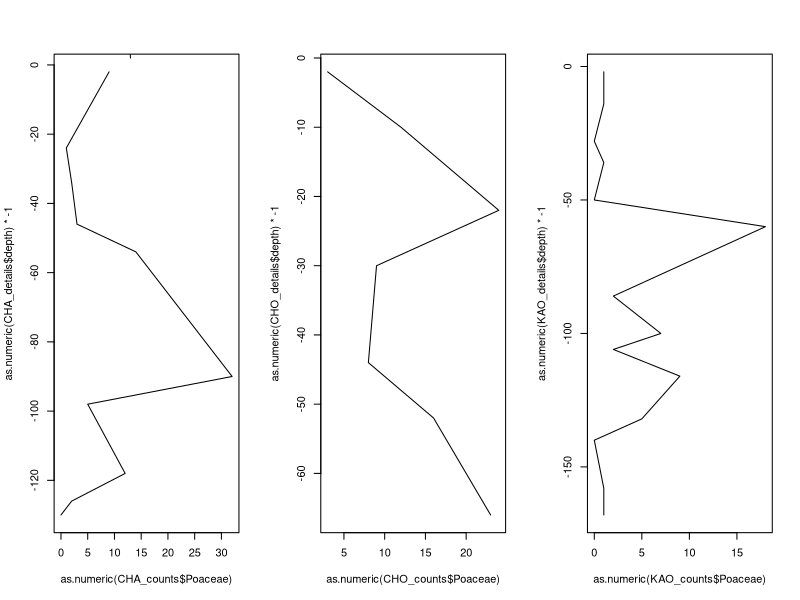
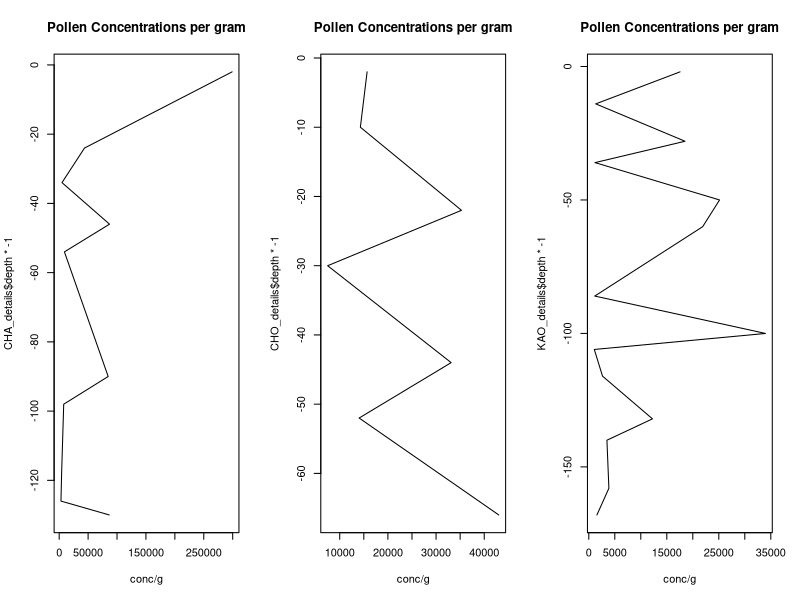
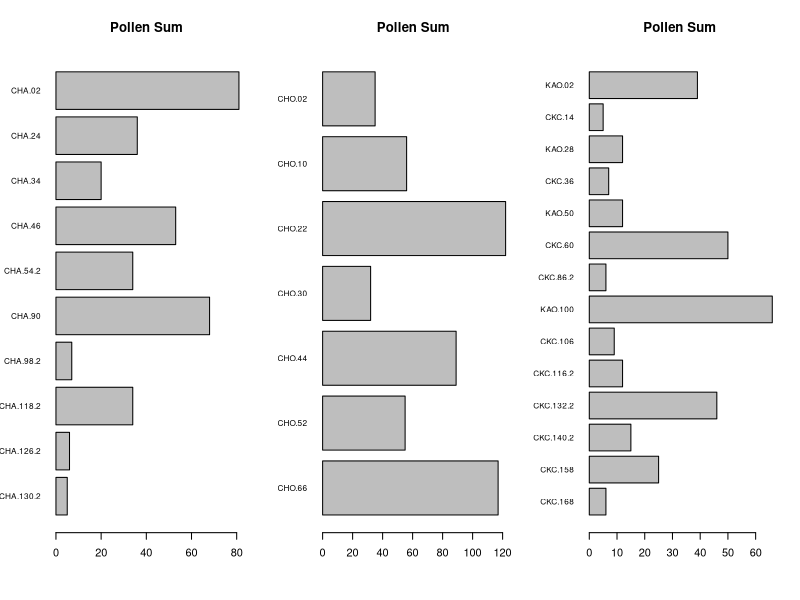
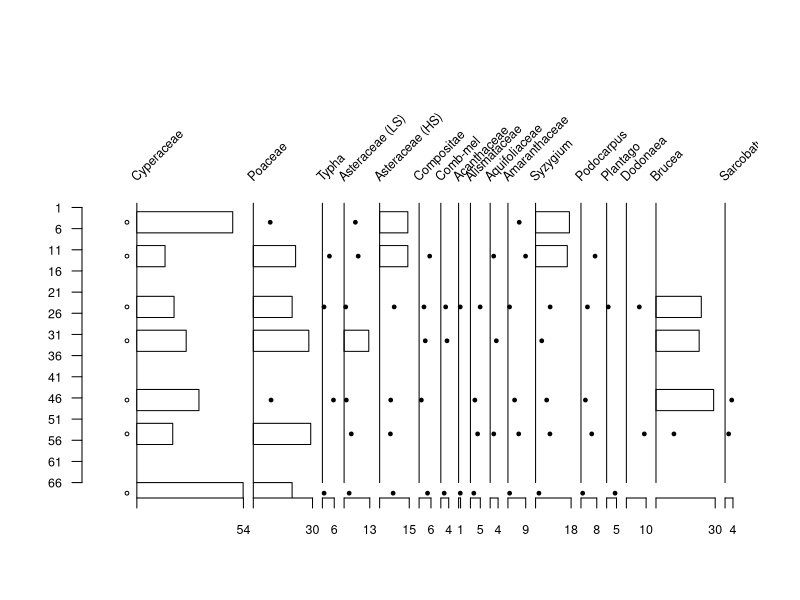

The R script that drew these images, in order:
###Basic plotting of Gamo Results for SAA Poster

#Necessary Functions

plottR=function(x,y,
                percent=TRUE,
                spacing=5,
                min_LYCO=0,
                min_PHYT=0,
                min_POL=0,
                scale_exclude=FALSE,
                stacked=FALSE,
                set_windows=FALSE,
                window_size=100,
                stem_labels=NA,
                exclude_columns=NA,
                exclude_size=25,
                #exclude=NA, #Let's lose the "exclude" command, include "independent" plotting?
                plot_boxes=TRUE,
                box_width=5,
                pl_colors=0,
                sample_lines=FALSE,
                by_depth=TRUE,
                plot_title=NA,
                point_limit=1,
                log_concentrations=FALSE,
                manual_range=FALSE,
                min_y=0,
                max_y=100,
                label_buffer=75,
                label_anchor=5,
                plot_zones=FALSE,
                clust=NA,
                n_groups=3,
                zone_labels=NA
                #aspct_ratio=
)
{ 
  if(class(stem_labels)=="character"){
    taxa=stem_labels
  } else {
    taxa=colnames(x)
  }
  
  
  if(percent==TRUE){ #Path for calculating percents rather than raw values ###CALCULATING PERCENTS IS STUPID
    
    #Scan for values to exclude
    LYCO_n=y$LYCO_n
    x=x[LYCO_n>min_LYCO,]
    
    if(by_depth==FALSE){
      all_sample_depths=y$cal_BP
      cut_sample_depths=all_sample_depths[LYCO_n<=min_LYCO]
      use_sample_depths=all_sample_depths[LYCO_n>min_LYCO]
    } else {
      all_sample_depths=y$depth
      cut_sample_depths=all_sample_depths[LYCO_n<=min_LYCO]
      use_sample_depths=all_sample_depths[LYCO_n>min_LYCO]
    }
    
    
    #Need maximum widths of each type
    #taxa=colnames(x) - testing something here
    x[is.na(x)] = 0
    x_max=apply(x,2,max)
    
    if(scale_exclude==TRUE){ #We're dropping in spaces for the appended data
      x_max[(length(x_max)-(length(exclude_columns)-1)):length(x_max)]=exclude_size
    }
    
    windows=ceiling(x_max) #Each morphotype gets a "window" set just above its max value.
    
    anchors=vector("numeric",length=length(windows))
    for(i in 1:length(anchors)){
      if(i==1){
        anchors[i]=0
      } else {
        anchors[i]=sum(windows[1:(i-1)])+(spacing*(i-1))
      }
    }
    
    plot_width=sum(windows)+(spacing*(length(windows)-1)) #Total width for the plot in percent.
    
    if(by_depth==TRUE){ #Fork here to plot by date
      y_var=y$depth[LYCO_n>min_LYCO]
    } else {
      y_var=y$cal_BP[LYCO_n>min_LYCO] #First crack at adding dates... 3.6.2024-CAK
    } #this is where you would add dates if applicable
    
    #Break here to add if statement to manage y axis plotting.
    if(manual_range==FALSE){
      plot(0,0,xlim=c(0-(plot_width*0.05),plot_width),ylim=c(max(y_var)*-1,label_buffer),pch=NA,ann=FALSE,axes=FALSE) 
      #Do we need divergent paths for plotting by date or depth?
    } else {
      plot(0,0,xlim=c(0-(plot_width*0.05),plot_width),ylim=c(max_y*-1,(min_y+label_buffer)),pch=NA,ann=FALSE,axes=FALSE)
    }
    ### Plotting uses manual manipulation of the upper part of the y axis to create space for labels. This needs to be managed as a %. 
    
    if(is.character(plot_title)==TRUE){
      title(main=plot_title)
    }
    
    #if(plot_zones==TRUE){ #adjusting anchors and taxa list for zone title
    #  anchors=c(0-(plot_width*0.049),anchors)
    #  taxa = c("zones",taxa)
    #}
    
    text(anchors,label_anchor,labels=taxa,srt=45,adj=c(0,0),cex=0.75)
    #This is where we break it for mannual_range
    if(manual_range==FALSE){
      axis(2,seq(max(y_var)*-1,0,5),las=1,labels=seq(max(y_var),0,-5),cex.axis=0.75)
    } else {
      axis(2,seq(max_y*-1,min_y*-1,max_y*0.05),las=1,labels=seq(max_y,min_y,max_y*-0.05),cex.axis=0.75)
    }
    
    
    for(i in 1:ncol(x)){ #Loop for plotting data by columns, note that everything that's submitted gets plotted, "exclude" only refers to % calculation
      top_pts=c(rep(anchors[i],2))
      btm_pts=c(0,max(y_var)*-1)
      #print(c(top_pts,btm_pts)) #Testing if this was working, if there's problems, try turning this on.
      #Forking here to manage drawing stems
      if(manual_range==TRUE){
        btm_pts=c(min_y,max_y)*-1
      }
      lines(top_pts,btm_pts)
      
      if(plot_boxes==TRUE){ #Splitting path here to focus on plotting boxes, can incorporate polygons later...
        if(scale_exclude==TRUE){
          if(i<ncol(x)-(length(exclude_columns)-1)){
            for(ii in 1:nrow(x)){
              if(x[ii,i]>point_limit){
                box_x=c(0,0,x[ii,i],x[ii,i])+anchors[i]
                box_y=c(y_var[ii],y_var[ii]+box_width,y_var[ii]+box_width,y_var[ii])*-1
                #polygon(box_x,box_y,col="black")
                polygon(box_x,box_y,col=pl_colors[i])
              } else {
                pch_val=21
                pch_val[x[ii,i]==0]=NA
                points(x[ii,i]+anchors[i],(y_var[ii]+(box_width*0.5))*-1,pch=pch_val,bg="black",cex=0.5)
              }
              
            }
          } else {
            box_mx=max(x[,i],na.rm=TRUE)
            box_pr=x[,i]/box_mx
            box_points=box_pr*exclude_size
            for(ii in 1:nrow(x)){
              box_x=c(0,0,box_points[ii],box_points[ii])+anchors[i]
              box_y=c(y_var[ii],y_var[ii]+box_width,y_var[ii]+box_width,y_var[ii])*-1
              #polygon(box_x,box_y,col="black")
              polygon(box_x,box_y,col=pl_colors[i])
            }
          }
        } else {
          for(ii in 1:nrow(x)){
            if(x[ii,i]>point_limit){
              box_x=c(0,0,x[ii,i],x[ii,i])+anchors[i]
              box_y=c(y_var[ii],y_var[ii]+box_width,y_var[ii]+box_width,y_var[ii])*-1
              #polygon(box_x,box_y,col="black")
              polygon(box_x,box_y,col=pl_colors[i])
            } else {
              pch_val=21
              pch_val[x[ii,i]==0]=NA
              points(x[ii,i]+anchors[i],(y_var[ii]+(box_width*0.5))*-1,pch=pch_val,bg="black",cex=0.5)
            }
            
          }
        }
        
        
        
      } else { #This is where we do polygons
        
        if(scale_exclude==TRUE){
          if(i<ncol(x)-(length(exclude_columns)-1)){
            
            x_points = c(x[,i],rep(0,length(x[,i])))+anchors[i]
            y_points = c(y_var,rev(y_var))*-1
            polygon(x_points,y_points, col=pl_colors[i])
            
            for(ii in 1:nrow(x)){
              if(x[ii,i]>point_limit){
                if(sample_lines==TRUE){
                  lines(c(0,x[ii,i])+anchors[i],c(y_var[ii],y_var[ii])*-1)
                }
                #box_x=c(0,0,x[ii,i],x[ii,i])+anchors[i]
                #box_y=c(y_var[ii],y_var[ii]+box_width,y_var[ii]+box_width,y_var[ii])*-1
                #polygon(box_x,box_y,col="black")
                #polygon(box_x,box_y,col=pl_colors[i])
              } else {
                pch_val=21
                pch_val[x[ii,i]==0]=NA
                points(x[ii,i]+anchors[i],(y_var[ii]+(box_width*0.5))*-1,pch=pch_val,bg="black",cex=0.5)
              }
              
            }
          } else {
            box_mx=max(x[,i],na.rm=TRUE)
            box_pr=x[,i]/box_mx
            box_points=box_pr*exclude_size
            
            x_points = c(box_points,rep(0,length(box_points)))+anchors[i]
            y_points = c(y_var,rev(y_var))*-1
            #x_points=c(box_points,rep(0,length(box_points)))
            #y_points=c(y_var,rev(y_var))
            
            polygon(x_points,y_points,col=pl_colors[i])
            
            for(ii in 1:nrow(x)){
              #box_x=c(0,0,box_points[ii],box_points[ii])+anchors[i]
              #box_y=c(y_var[ii],y_var[ii]+box_width,y_var[ii]+box_width,y_var[ii])*-1
              #polygon(box_x,box_y,col="black")
              #polygon(box_x,box_y,col=pl_colors[i])
            }
          }
        } else {
          
          x_points = c(x[,i],rep(0,length(x[,i])))+anchors[i]
          y_points = c(y_var,rev(y_var))*-1
          polygon(x_points,y_points, col=pl_colors[i])
          
          for(ii in 1:nrow(x)){
            if(x[ii,i]>point_limit){
              if(sample_lines==TRUE){
                lines(c(0,x[ii,i])+anchors[i],c(y_var[ii],y_var[ii])*-1)
              }
              #box_x=c(0,0,x[ii,i],x[ii,i])+anchors[i]
              #box_y=c(y_var[ii],y_var[ii]+box_width,y_var[ii]+box_width,y_var[ii])*-1
              #polygon(box_x,box_y,col="black")
              #polygon(box_x,box_y,col=pl_colors[i])
            } else {
              pch_val=21
              pch_val[x[ii,i]==0]=NA
              points(x[ii,i]+anchors[i],(y_var[ii]+(box_width*0.5))*-1,pch=pch_val,bg="black",cex=0.5)
            }
            
          }
        }
        
        
        
      }
      
      if(i<ncol(x)-(length(exclude_columns)-1)){
        axis(1,at=c(anchors[i],anchors[i]+windows[i]),labels=c(NA,windows[i]),cex.axis=0.75)
      } else {
        axis(1,at=c(anchors[i],anchors[i]+windows[i]),labels=c(NA,ceiling(max(x[,i],na.rm=TRUE))),cex.axis=0.75)
      }
      
      #HOLD POINT FOR ZONES
      
    } #Closing column plotting loop.
    
    if(plot_zones==TRUE){ ###Adding zones to plots, supply a chclust object and n groups.
      clusters = cutree(clust, k = n_groups)
      text_anchors=vector("numeric",length = length(n_groups))
      text(0-(plot_width*0.04),label_anchor,labels="zones",srt=45,adj=c(0,0),cex=0.75) #adding zone label
      if(class(zone_labels)=="character"){
        
      } 
      else {
        zone_labels=as.character(c(1:n_groups))
      }
      for(j in 2:n_groups){ #Now we find lines between the major groups. Can append this to the cluster building.
        xj = max(y_var[clusters == j-1])*-1
        yj = min(y_var[clusters == j])*-1
        b = (xj + (yj - xj)/2)
        lines(c(0-(plot_width*0.05),plot_width), c(b, b), lty = 3)
        text_anchors[j]=b
      }
      for(k in 1:n_groups){
        if(k!=n_groups){
          text(0-(plot_width*0.03),text_anchors[k+1]+((text_anchors[k]-text_anchors[k+1])/2),zone_labels[k],cex=0.6,adj=c(1,0))
        } else {
          text(0-(plot_width*0.03),text_anchors[k]-((text_anchors[k]+max_y)/2),zone_labels[k],cex=0.6,adj=c(1,0))
        }
        
      }
    } else {}
    
    points(-rep(spacing,length(use_sample_depths)),(use_sample_depths*-1)-(box_width*0.5),pch=21,cex=0.5)
    points(-rep(spacing,length(cut_sample_depths)),(cut_sample_depths*-1)-(box_width*0.5),pch=4,cex=0.5)
    
  } else { #Closing percent calculation path, this is where raw value plots would begin.
    
    #if(stacked==TRUE & summarize_taxa==TRUE){ #Building out loop to handle summarizing results by taxa groups.
    
    #We need summarized results for select samples (thresholds for sample size and lycopodium?), then we plot as points or boxes?
    
    #} #Closing out summarizing by group plots.
    
    if(stacked==TRUE & set_windows==TRUE){ #Opening section for plotting stacked results with even windows.
      
      if(log_concentrations==TRUE){
        conc_finder=grep("conc",colnames(x))
        for(i in 1:length(conc_finder)){
          x[,conc_finder[i]]=log(x[,conc_finder[i]])
        }
      }
      
      LYCO_n=y$LYCO_n
      
      all_sample_depths=y$depth
      cut_sample_depths=all_sample_depths[LYCO_n<=min_LYCO]
      use_sample_depths=all_sample_depths[LYCO_n>min_LYCO]
      
      x=x[LYCO_n>min_LYCO,]
      y=y[LYCO_n>min_LYCO,]
      #taxa=colnames(x)
      x_max=apply(x,2,max)
      
      if(scale_exclude==TRUE){ #We're dropping in spaces for the appended data
        x_max[(length(x_max)-(length(exclude_columns)-1)):length(x_max)]=exclude_size
      }
      
      windows=rep(window_size,ncol(x)/2) #Each morphotype gets a "window" set just above its max value.
      
      anchors=vector("numeric",length=length(windows))
      for(i in 1:length(anchors)){
        if(i==1){
          anchors[i]=0
        } else {
          anchors[i]=sum(windows[1:(i-1)])+(spacing*(i-1))
        }
      }
      
      plot_width=sum(windows)+(spacing*(length(windows)-1)) #Total width for the plot in percent.
      
      if(by_depth==TRUE){ #Fork here to plot by date
        y_var=y$depth
      } else {} #this is where you would add dates if applicable
      
      
      #Break here to add if statement to manage y axis plotting.
      if(manual_range==FALSE){
        plot(0,0,xlim=c(0-(plot_width*0.05),plot_width),ylim=c(max(y_var)*-1,label_buffer),pch=NA,ann=FALSE,axes=FALSE) 
        #Do we need divergent paths for plotting by date or depth?
      } else {
        plot(0,0,xlim=c(0-(plot_width*0.05),plot_width),ylim=c(max_y*-1,(min_y+label_buffer)),pch=NA,ann=FALSE,axes=FALSE)
      }
      ### Plotting uses manual manipulation of the upper part of the y axis to create space for labels. This needs to be managed as a %. 
      
      if(is.character(plot_title)==TRUE){
        title(main=plot_title)
      }
      
      #Can we draw boxes straight out?
      
      evens=seq(2,ncol(x),2)
      odds=seq(1,ncol(x),2)
      
      plot_placement=vector("character",length=ncol(x))
      
      plot_placement[evens]="front"
      plot_placement[odds]="back"
      
      #taxa=stem_labels
      
      anchors=rep(anchors,2)
      anchors=anchors[order(anchors)]
      
      text(anchors[evens]+(window_size*0.3),5,labels=taxa[evens],adj=c(0,0),cex=0.75) ###This is broken in stacked logic - FIX
      text(anchors[odds]+(window_size*0.3),15,labels=taxa[odds],adj=c(0,0),cex=0.75)
      #Break here with manual_range
      if(manual_range==FALSE){
        axis(2,seq(max(y_var)*-1,0,5),las=1,labels=seq(max(y_var),0,-5),cex.axis=0.75)
      } else {
        axis(2,seq(max_y*-1,min_y*-1,5),las=1,labels=seq(max_y,min_y,-5),cex.axis=0.75)
      }
      
      
      for(i in 1:ncol(x)){
        #print(c(top_pts,btm_pts)) #Testing if this was working, if there's problems, try turning this on.
        if(plot_boxes==TRUE){ #Splitting path here to focus on plotting boxes, can incorporate polygons later..
          if(plot_placement[i]=="front"){
            box_mx=max(x[,i-1],na.rm=TRUE)
            box_pr=x[,i]/box_mx
            box_points=box_pr*window_size
            for(ii in 1:nrow(x)){
              
              if(x[ii,i]>point_limit){
                
                box_x=c(0,0,box_points[ii],box_points[ii])+anchors[i]
                box_y=c(y_var[ii],y_var[ii]+box_width,y_var[ii]+box_width,y_var[ii])*-1
                polygon(box_x,box_y,col="gray")
                
              } else {
                pch_val=21
                pch_val[x[ii,i]==0]=NA
                points(x[ii,i]+anchors[i],(y_var[ii]+(box_width*0.5))*-1,pch=pch_val,bg="gray",cex=0.5)
                #points(x[ii,i]+anchors[i],(y_var[ii]+(box_width*0.5))*-1,pch=21,bg="gray",cex=0.5)
              }
              
            }
            
          } else { #"BACK" set of plots.
            box_mx=max(x[,i],na.rm=TRUE)
            box_pr=x[,i]/box_mx
            box_points=box_pr*window_size
            for(ii in 1:nrow(x)){
              
              if(x[ii,i]>point_limit){
                
                box_x=c(0,0,box_points[ii],box_points[ii])+anchors[i]
                box_y=c(y_var[ii],y_var[ii]+box_width,y_var[ii]+box_width,y_var[ii])*-1
                polygon(box_x,box_y,col="black")
                
              } else {
                pch_val=21
                pch_val[x[ii,i]==0]=NA
                points(x[ii,i]+anchors[i],(y_var[ii]+(box_width*0.5))*-1,pch=pch_val,bg="black",cex=0.5)
                #points(x[ii,i]+anchors[i],(y_var[ii]+(box_width*0.5))*-1,pch=21,bg="black",cex=0.5)
              }
              
            }
            
            labelbox_x=c(0,0,25,25)+anchors[i]
            labelbox_y1=c(5,5+box_width,5+box_width,5)
            labelbox_y2=c(15,15+box_width,15+box_width,15)
            
            polygon(labelbox_x,labelbox_y1,col="gray")
            polygon(labelbox_x,labelbox_y2,col="black")
            
            top_pts=c(rep(anchors[i],2))
            btm_pts=c(0,max(y_var)*-1)
            #Forking here to manage drawing stems
            if(manual_range==TRUE){
              btm_pts=c(min_y,max_y)*-1
            }
            lines(top_pts,btm_pts)
            axis(1,at=c(anchors[i],anchors[i]+window_size),labels=c(NA,ceiling(max(x[,i],na.rm=TRUE))),cex.axis=0.75)
            
          }
          
          #if(i<ncol(x)-(length(exclude_columns)-1)){
          #  axis(1,at=c(anchors[i],anchors[i]+windows[i]),labels=c(0,windows[i]),cex.axis=0.5)
          #} else {
          #  axis(1,at=c(anchors[i],anchors[i]+windows[i]),labels=c(0,ceiling(max(x[,i],na.rm=TRUE))),cex.axis=0.5)
          #}
          
        } else {} #This is where we would do polygons #Closing if/else for box plotting
        
      } #Closing Column loop
      
      points(-rep(spacing,length(use_sample_depths)),(use_sample_depths*-1)-(box_width*0.5),pch=21,cex=0.5)
      points(-rep(spacing,length(cut_sample_depths)),(cut_sample_depths*-1)-(box_width*0.5),pch=4,cex=0.5)
      
    } else {} #Closing loop for Stacked and Set Window == TRUE/FALSE
    
  } #Closing else loop for percent==TRUE
  
} #Closing out function

#Data Read

CHA <- read.csv("CHA.csv", header = TRUE)
CHO <- read.csv("CHO.csv", header = TRUE)
KAO <- read.csv("KAO.csv", header = TRUE)

#Replace NAs with 0s

CHA[is.na(CHA) == TRUE] = 0
CHO[is.na(CHO) == TRUE] = 0
KAO[is.na(KAO) == TRUE] = 0

#Isolate core details

CHA_details = as.data.frame(t(CHA[CHA$CLASS == "00_CORE",4:ncol(CHA)]))
CHO_details = as.data.frame(t(CHO[CHO$CLASS == "00_CORE",4:ncol(CHO)]))
KAO_details = as.data.frame(t(KAO[KAO$CLASS == "00_CORE",4:ncol(KAO)]))

#Add new headers

colnames(CHA_details) = CHA[1:6,3]
colnames(CHO_details) = CHO[1:6,3]
colnames(KAO_details) = KAO[1:6,3]

#Isolate counts

CHA_counts = as.data.frame(t(CHA[CHA$CLASS != "00_CORE" & CHA$CLASS != "01_PTERID", 4:ncol(CHA)]))
CHO_counts = as.data.frame(t(CHO[CHO$CLASS != "00_CORE" & CHO$CLASS != "01_PTERID", 4:ncol(CHO)]))
KAO_counts = as.data.frame(t(KAO[KAO$CLASS != "00_CORE" & KAO$CLASS != "01_PTERID", 4:ncol(KAO)]))

#Add new headers

colnames(CHA_counts) = CHA[CHA$CLASS != "00_CORE" & CHA$CLASS != "01_PTERID" ,3]
colnames(CHO_counts) = CHO[CHO$CLASS != "00_CORE" & CHO$CLASS != "01_PTERID" ,3]
colnames(KAO_counts) = KAO[KAO$CLASS != "00_CORE" & KAO$CLASS != "01_PTERID" ,3]
  
##Cleanup stupid headers

#CHA_counts = CHA_counts[-1,]
#CHO_counts = CHO_counts[-1,]
#KAO_counts = KAO_counts[-1,]

#Now we do some basic plotting.

par(mfrow = c(1,3))

plot(as.numeric(CHA_counts$Poaceae), as.numeric(CHA_details$depth)*-1, type = "l")
lines(as.numeric(CHA_counts$Cyperaceae), CHA_details$depth, lty = 2)

plot(as.numeric(CHO_counts$Poaceae), as.numeric(CHO_details$depth)*-1, type = "l")
lines(as.numeric(CHO_counts$Cyperaceae), CHO_details$depth, lty = 2)

plot(as.numeric(KAO_counts$Poaceae), as.numeric(KAO_details$depth)*-1, type = "l")
lines(as.numeric(KAO_counts$Cyperaceae), KAO_details$depth, lty = 2)

par(mfrow = c(1,1))

#Pollen sums

CHA_sum = apply(CHA_counts, 1, sum)
CHO_sum = apply(CHO_counts, 1, sum)
KAO_sum = apply(KAO_counts, 1, sum)

#Concentrations

par(mfrow = c(1,3))

CHA_conc = ((CHA_details$LYCO_mean*CHA_details$LYCO_add)/CHA_details$weight)*(CHA_sum/CHA_details$LYCO_n)
CHO_conc = ((CHO_details$LYCO_mean*CHO_details$LYCO_add)/CHO_details$weight)*(CHO_sum/CHO_details$LYCO_n)
KAO_conc = ((KAO_details$LYCO_mean*KAO_details$LYCO_add)/KAO_details$weight)*(KAO_sum/KAO_details$LYCO_n)

plot(CHA_conc, CHA_details$depth*-1, type = "l", xlab = "conc/g", main = "Pollen Concentrations per gram")
plot(CHO_conc, CHO_details$depth*-1, type = "l", xlab = "conc/g", main = "Pollen Concentrations per gram")
plot(KAO_conc, KAO_details$depth*-1, type = "l", xlab = "conc/g", main = "Pollen Concentrations per gram")

par(mfrow = c(1,1))

#Barplots of pollen sums

par(mfrow = c(1,3))

barplot(rev(CHA_sum), horiz = TRUE, las = 1, cex.names = 0.75, main = "Pollen Sum")
barplot(rev(CHO_sum), horiz = TRUE, las = 1, cex.names = 0.75, main = "Pollen Sum")
barplot(rev(KAO_sum), horiz = TRUE, las = 1, cex.names = 0.75, main = "Pollen Sum")

par(mfrow = c(1,1))

#Pollen diagram



CHO_pct = apply(CHO_counts, 1, function(x){
  z = sum(x)
  (x/z)*100
})

CHO_pct = CHO_pct[apply(CHO_counts, 2, sum) > 1,]

plottR(t(CHO_pct), CHO_details, point_limit = 10, label_buffer = 25)
